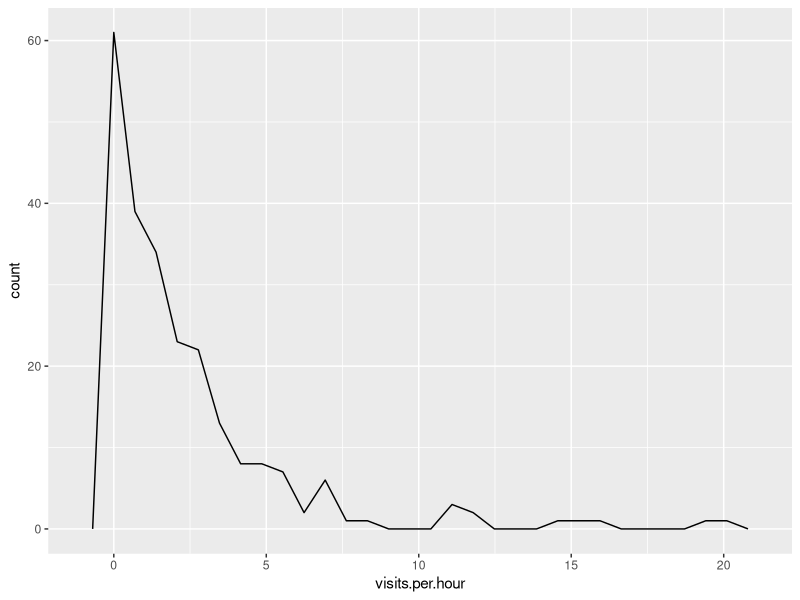

Recreate this plot in R. (Note: this script raises an error after producing the figure.)
library(dplyr)
library(ggplot2)
library(MASS)

byobs <- read.csv("byobs_cleaned.csv")
byrep <- read.csv("byrep_cleaned.csv")
str(byrep)

shapiro.test(byrep$visits.per.hour)
ggplot(data = byrep, aes(visits.per.hour)) + geom_freqpoly()
#not normal, so many zeros

shapiro.test(byrep$mean.visit.length)
ggplot(data = byrep, aes(mean.visit.length)) + geom_freqpoly()

ggplot(data = byrep, aes(Date, visits.per.hour)) + geom_boxplot() + facet_grid(.~treatment)

visit.data


a1 <- aov(visits.per.hour ~ treatment + flowering, data = byrep)
summary(a1)
TukeyHSD(a1)

m1 <- lm(visits.per.hour ~ treatment + flowering + Date, data = byrep) 
summary(m1)
aov(m1)



#all in
m2 <- lm(visits.per.hour ~ treatment + flowering + flowers.shrub + flowers.pot + het.annual.floral.density, data = byrep)
summary(m2)

#EDA

ggplot(data = byrep, aes(microsite, mean.prop.fl)) + geom_boxplot() + xlab("Microsite") + ylab("Mean proportion of flowers visited") + theme_Publication() + facet_grid(~flowering)



ggplot(data = counts, aes(microsite, mean.prop.fl)) + geom_boxplot() + xlab("Microsite") + ylab("Mean proportion of flowers visited") + theme_Publication() + facet_grid(~flowering)

ggplot(data = counts, aes(microsite, flowers.visited)) + geom_boxplot() + xlab("Microsite") + ylab("Flowers visited per hour") + theme_Publication() + facet_grid(~flowering)

ggplot(data = all.data, aes(treatment, visits.per.hour)) + geom_boxplot() + xlab("Microsite") + ylab("Flower visits per hour")+ facet_grid(~flowering)

#EDA
dotchart(byrep$visits.per.hour)
pairs(byrep)

#try out glm
g1 <- glm(data = byrep, family = quasipoisson (link = "log"), visits.per.hour ~ treatment + flowering + Date)
summary(g1)
plot(g1)

E <- resid(g1)
hist(E)
plot(resid(g1) ~ byrep$treatment)
plot(resid(g1) ~ byrep$flowering)
plot(resid(g1) ~ byrep$Date)

g2 <- glm(data = byrep, family = quasipoisson (link = "log"), visits.per.hour ~ treatment * flowering)
summary(g2)
g2

g3 <- glm(data = byrep, family = quasipoisson (link = "log"), visits.per.hour ~ treatment + flowering + understory.richness)
summary(g3)
          
g4 <- glmmPQL(visits.per.hour ~ treatment + flowering + understory.richness + mean.Temp,  random = ~1|PlantID, family = quasipoisson(link = "log"), data = byrep)
summary(g4)




